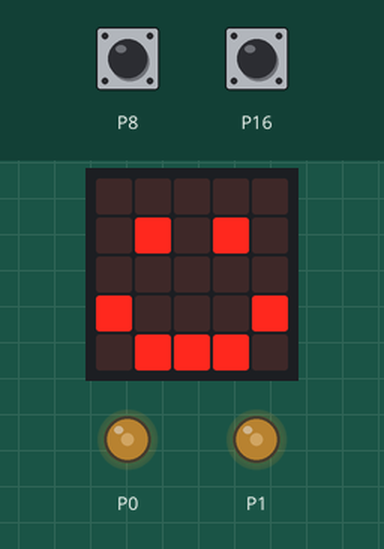
Bench run of a program on a simulated BBC micro:bit (MakeCode). Shown: the board's 5×5 LED display, output pins drawn as LEDs (lit = HIGH). Inputs (shaded band) come from the test bench; at power-on: P8 LOW, P16 LOW.

Above: at 1.8 s.
1.9 s: P8 pulled HIGH for 0.15 s
At 1.98 s:
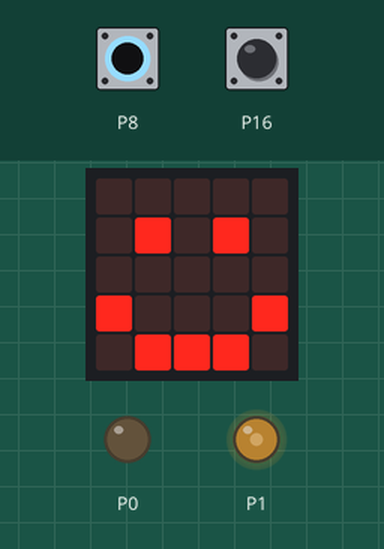
3.5 s: P16 pulled HIGH for 0.15 s
At 3.58 s:
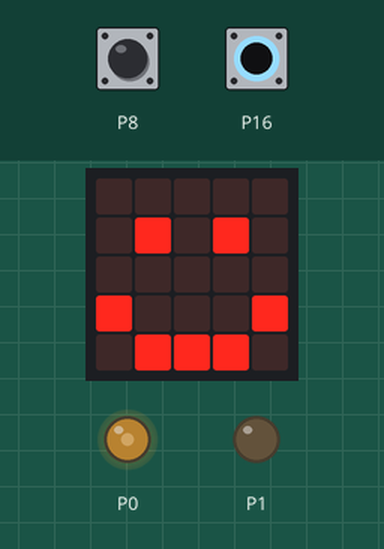
5.1 s: P16 pulled HIGH for 3.2 s
At 8.9 s:
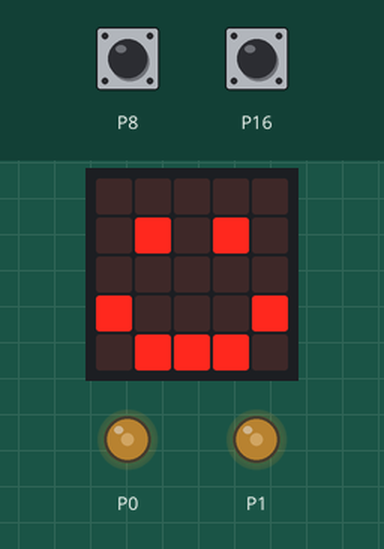
9.8 s: P8 pulled HIGH for 3.2 s
At 10.5 s:
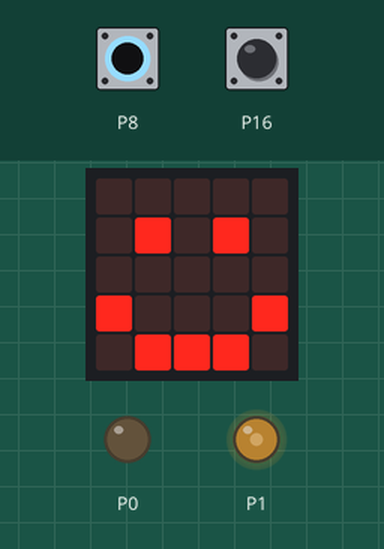
Timing chart, 0 to 14.5 s (numbered marks = the images above; inputs shaded):
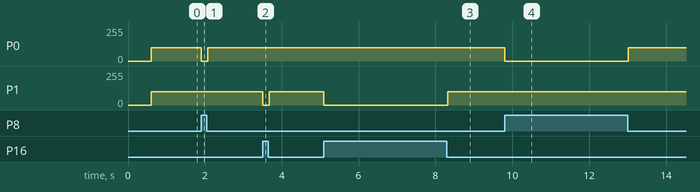

Measured:
- after the input at 1.9 s, P0: 100/255 → 0/255 at once, → 100/255 0.17 s later
- after the input at 3.5 s, P1: 100/255 → 0/255 at once, → 100/255 0.17 s later
- after the input at 5.1 s, P1: 100/255 → 0/255 at once, → 100/255 3.2 s later
- after the input at 9.8 s, P0: 100/255 → 0/255 at once, → 100/255 3.2 s later

The program:

main.ts
```typescript
basic.showIcon(IconNames.Happy)
basic.forever(function () {
    while (pins.digitalReadPin(DigitalPin.P8) == 0 && pins.digitalReadPin(DigitalPin.P16) == 0) {
        pins.analogWritePin(AnalogPin.P0, 400)
        pins.analogWritePin(AnalogPin.P1, 400)
    }
    while (pins.digitalReadPin(DigitalPin.P8) == 1 && pins.digitalReadPin(DigitalPin.P16) == 0) {
        pins.analogWritePin(AnalogPin.P0, 0)
        pins.analogWritePin(AnalogPin.P1, 400)
    }
    while (pins.digitalReadPin(DigitalPin.P8) == 0 && pins.digitalReadPin(DigitalPin.P16) == 1) {
        pins.analogWritePin(AnalogPin.P0, 400)
        pins.analogWritePin(AnalogPin.P1, 0)
    }
    while (pins.digitalReadPin(DigitalPin.P8) == 1 && pins.digitalReadPin(DigitalPin.P16) == 1) {
        pins.analogWritePin(AnalogPin.P0, 0)
        pins.analogWritePin(AnalogPin.P1, 0)
    }
})
```

test.ts
```typescript
// aquí va el archivo "tests"; esto no se compilará cuando este paquete se utilice como una extensión.
```
